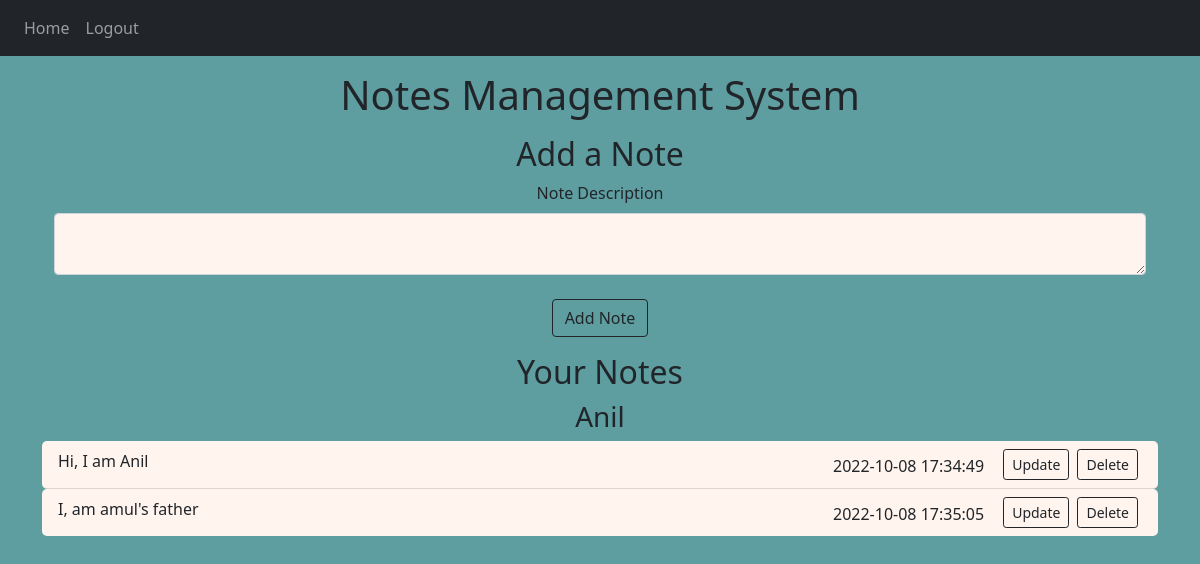
Page / (signed in) on the committed database.
### Project/models.py (models this page shows, shortened)
class User(db.Model, UserMixin):
    id = db.Column(db.Integer, primary_key=True)
    email = db.Column(db.String(150), unique=True)
    password = db.Column(db.String(40), nullable=False)
    first_name = db.Column(db.String(40))
    notes = db.relationship('Note')

class Note(db.Model):
    id = db.Column(db.Integer, primary_key=True)
    data = db.Column(db.String(1000))
    date = db.Column(db.DateTime(timezone=True), default=func.now())
    user_id = db.Column(db.Integer, db.ForeignKey('user.id'))

### Project/views.py (the view, shortened to what this page needs)
@views.route('/', methods=['GET', 'POST'])
@login_required
def home():
    return render_template("home.html", user=current_user)

### Project/__init__.py (called while the page is built)
def create_app():
    app = Flask(__name__)
    app.config['SECRET_KEY'] = 'Always Be Honest'
    app.config['SQLALCHEMY_DATABASE_URI'] = 'sqlite:///../instance/database.db'
    db.init_app(app)
    from .views import views
    from .auth import auth
    app.register_blueprint(views, url_prefix='/')
    app.register_blueprint(auth, url_prefix='/')
    from .models import User, Note
    login_manager = LoginManager()
    login_manager.login_view = 'auth.login'
    login_manager.init_app(app)
    @login_manager.user_loader
    def load_user(id):
        return User.query.get(int(id))
    return app

### Project/templates/home.html (shortened to what this page needs)
{% extends "base.html" %}
{% block content %}
<div class="container my-3">
    <h2 align="center">Add a Note</h2>
    <form method="POST">
        <div align="center">
            <label for="note" class="form-lable">Note Description</label>
            <textarea name="note" id="note" class="form-control"
                      style="background-color:#FFF5EE"></textarea>
        </div>
        <br />
        <div align="center">
            <button type="submit" class="btn btn-outline-dark">Add Note</button>
        </div>
    </form>
</div>
<h2 align="center">Your Notes</h2>
<h3 align="center">{{ user.first_name }}</h3>
<ul class="list-group list-group-flush" id="notes">
   {% for note in user.notes %}
    <li class="list-group-item" style="background-color:#FFF5EE; border-radius:5px;">
        {{ note.data }}
            <a href="/delete/{{note.id}}" type="button" class="btn btn-outline-dark btn-sm mx-1" style="float:right">Delete</a>
            <a href="/update/{{note.id}}" type="button" class="btn btn-outline-dark btn-sm mx-1" style="float:right">Update</a>
            <h7 style="float:right; margin-right: 15px; margin-top: 5px">{{ note.date }}</h7>
    </li>
    {% endfor %}
</ul>
{% endblock %}

### Project/static/style.css (style rules this page uses)
body { background-color: #5F9EA0; }

### rows in the picture
User: first_name "Anil"
Note: data "Hi, I am Anil", date "2022-10-08 17:34:49"
Note: data "I, am amul's father", date "2022-10-08 17:35:05"
